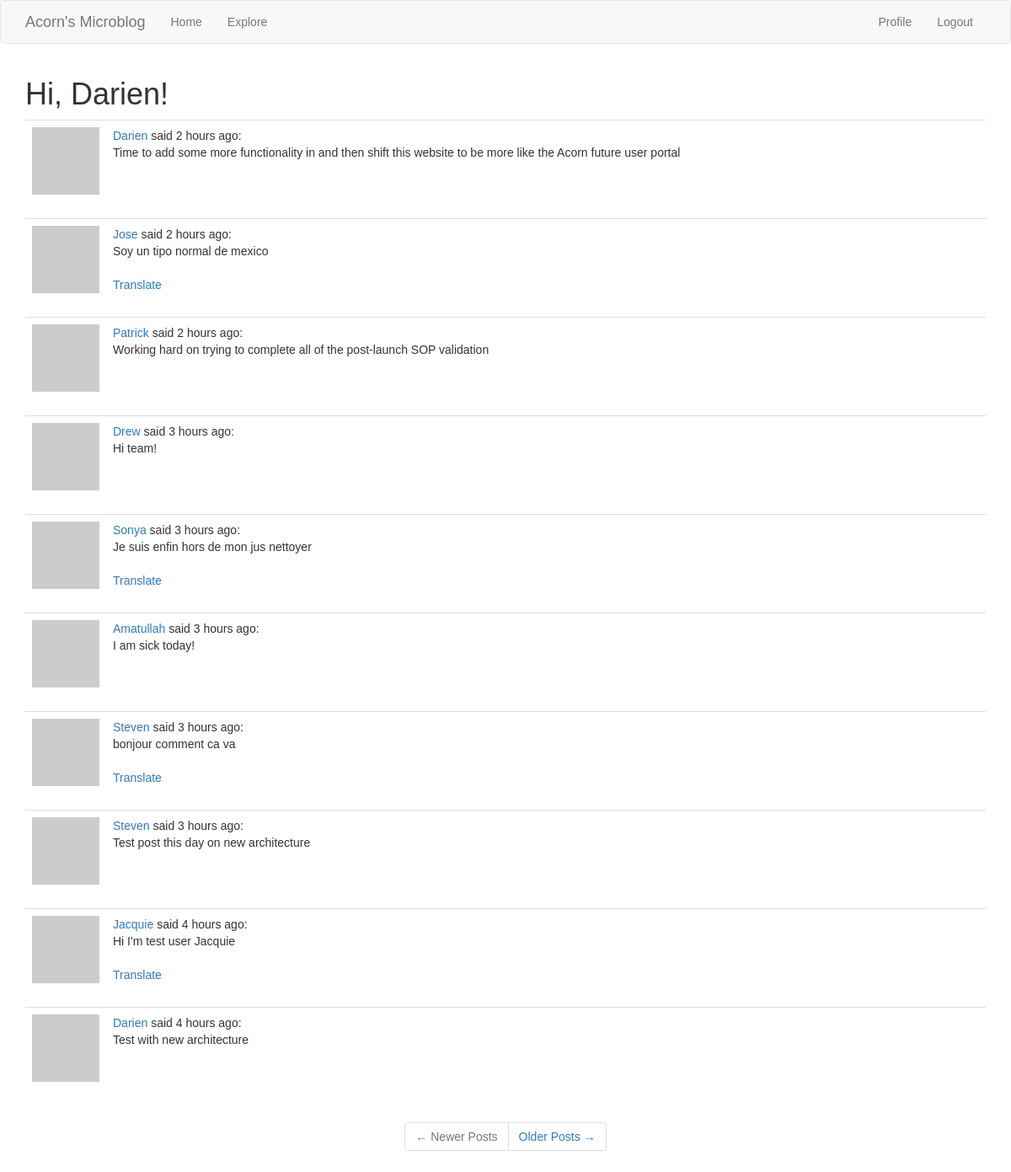
Page /explore (signed in) on the committed database.
### app/models.py (models this page shows, shortened)
class User(UserMixin, db.Model):
    id = db.Column(db.Integer, primary_key=True)
    username = db.Column(db.String(64), index=True, unique=True)
    email = db.Column(db.String(120), index=True, unique=True)
    password_hash = db.Column(db.String(128))
    posts = db.relationship('Post', backref='author', lazy='dynamic')
    followed = db.relationship('User',
                               secondary=followers,
                               primaryjoin=(followers.c.follower_id == id),
                               secondaryjoin=(followers.c.followed_id == id),
                               backref=db.backref('followers',
                                                  lazy='dynamic'),
                               lazy='dynamic')
    about_me = db.Column(db.String(140))
    last_seen = db.Column(db.DateTime, default=datetime.utcnow)
    def avatar(self, size):
        digest = md5(self.email.lower().encode('utf-8')).hexdigest()
        return 'https://www.gravatar.com/avatar/{}?d=identicon&s={}'.format(digest, size)

class Post(db.Model):
    id = db.Column(db.Integer, primary_key=True)
    body = db.Column(db.String(140))
    timestamp = db.Column(db.DateTime, index=True, default=datetime.utcnow)
    user_id = db.Column(db.Integer, db.ForeignKey('user.id'))
    language = db.Column(db.String(5))

### app/main/routes.py (the view)
@bp.route('/explore')
@login_required
def explore():
    page = request.args.get('page', 1, type=int)
    posts = Post.query.order_by(Post.timestamp.desc()).paginate(page, current_app.config['POSTS_PER_PAGE'], False)
    next_url = url_for('main.explore', page=posts.next_num) if posts.has_next else None
    prev_url = url_for('main.explore', page=posts.prev_num) if posts.has_prev else None
    return render_template('index.html', title='Explore', posts=posts.items, next_url=next_url, prev_url=prev_url)

### app/main/routes.py (called while the page is built)
@bp.before_request
def before_request():
    g.locale = str(get_locale())
    if current_user.is_authenticated:
        current_user.last_seen = datetime.utcnow()
        db.session.commit()

### app/models.py (called while the page is built)
@login.user_loader
def load_user(id):
    return User.query.get(int(id))  # DB may use numeric ID hence the int conversion

### app/templates/index.html (shortened to what this page needs)
{% extends "base.html" %}
{% import 'bootstrap/wtf.html' as wtf %}
{% block app_content %}
    <h1>
        Hi, {{ current_user.username }}!
    </h1>
    {% for post in posts %}
        {% include '_post.html' %}
    {% endfor %}
    <div class="row text-center">
        <nav aria-label="...">
            <ul class="pagination">
                <li class="page-item{% if not prev_url %} disabled{% endif %}">
                    <a class="page-link" href="{{ prev_url or '#' }}" tabindex="{% if not prev_url %}-1{%else%}1{%endif%}">
                        <span aria-hidden="true">&larr;</span> Newer Posts
                    </a>
                </li>
                <li class="page-item{% if not next_url %} disabled{% endif %}">
                    <a class="page-link" href="{{ next_url or '#' }}" tabindex="{% if not next_url %}-1{%else%}1{%endif%}">
                        Older Posts <span aria-hidden="true">&rarr;</span>
                    </a>
                </li>
            </ul>
        </nav>
    </div>
{% endblock %}

### app/templates/_post.html
<table class="table table-hover">
        <tr>
            <td width="70px">
                <a href="{{ url_for('main.user', username=post.author.username) }}">
                    <img src="{{ post.author.avatar(70) }}" />
                </a>
            </td>
            <td>
                <a class="font-weight-bold" style="text-decoration:none;" href="{{ url_for('main.user', username=post.author.username) }}">
                    {{ post.author.username }}
                </a>
                said {{ moment(post.timestamp).fromNow() }}:
                <br>
                <span id="post{{ post.id }}">
                    {{ post.body }}
                </span>
                {% if post.language and post.language != g.locale %}
                <br><br>
                <span id="translation{{ post.id }}">
                    <a href="javascript:translate(
                                '#post{{ post.id }}',
                                '#translation{{ post.id }}',
                                '{{ post.language }}',
                                '{{ g.locale }}');">{{ 'Translate' }}
                    </a>
                </span>
                {% endif %}
            </td>
        </tr>
    </table>

### app/static/css/main.css (style rules this page uses)
html { font-family: commuters-sans, sans-serif; }
body { font-family: commuters-sans, sans-serif; }

### rows in the picture
User: username "Darien"
Post: author.username "Darien", timestamp "2 hours ago", body "Time to add some more functionality in and then shift this website to be more like the Acorn future user portal"
Post: author.username "Jose", timestamp "2 hours ago", body "Soy un tipo normal de mexico", value "Translate"
Post: author.username "Patrick", timestamp "2 hours ago", body "Working hard on trying to complete all of the post-launch SOP validation"
Post: author.username "Drew", timestamp "3 hours ago", body "Hi team!"
Post: author.username "Sonya", timestamp "3 hours ago", body "Je suis enfin hors de mon jus nettoyer", value "Translate"
Post: author.username "Amatullah", timestamp "3 hours ago", body "I am sick today!"
Post: author.username "Steven", timestamp "3 hours ago", body "bonjour comment ca va", value "Translate"
Post: author.username "Steven", timestamp "3 hours ago", body "Test post this day on new architecture"
Post: author.username "Jacquie", timestamp "4 hours ago", body "Hi I'm test user Jacquie", value "Translate"
Post: author.username "Darien", timestamp "4 hours ago", body "Test with new architecture"
